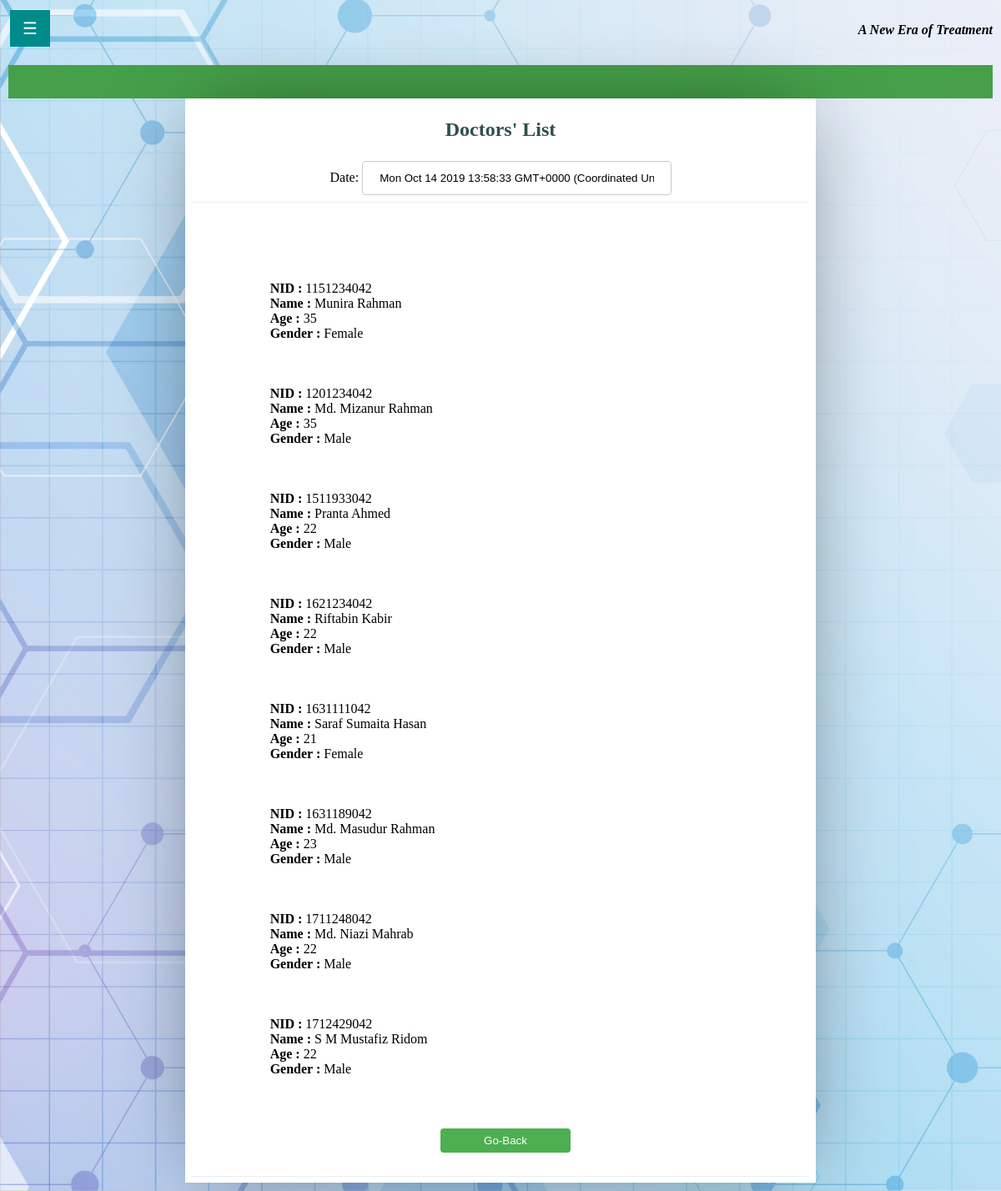
The page /adminPatientList.php (signed in) on the database its author committed.
### tables this page shows
CREATE TABLE `patient` (
  `NID` int(11) NOT NULL,
  `Name` varchar(30) NOT NULL,
  `Age` int(11) NOT NULL,
  `Gender` varchar(10) NOT NULL,
  `Email` varchar(100) NOT NULL,
  `Address` varchar(100) NOT NULL,
  `Pwd` varchar(1000) NOT NULL
);

### adminPatientList.php (the view, shortened to what this page needs)
<!DOCTYPE html>
<html lang="en">
<head>
    <link rel="stylesheet" href="E-Prescription.css">
</head>
<body onload="myFunction()">
<div id="main">
    <button class="openbtn" onclick="openNav()">☰</button>
</div>
<p align="top-right" style="color: greenyellow;padding:0px;
       font-size: 16px;
       color: black;
       text-align:center;
       position: absolute;
       top: 10px;
       right: 10px;"><b><i>A New Era of Treatment</i></b></p>
<div class="column middle">
    <div class="topnav" style="padding: 20px">
    </div>
    <div id="invoice-POS">
        <center id="top">
            <div class="info">
                <h1 style="color:darkslategray;">Doctors' List</h1>
                Date: <input type="text" id="demo"/>
            </div>
        </center>
        <div id="mid">
            <form action="" method="post">
                <div class="cardInner">
                    <?php
                    $link = mysqli_connect("localhost", "root", "", "icare");
                    $sql = "SELECT * FROM patient ";
                    if ($result = mysqli_query($link, $sql)) {
                        if (mysqli_num_rows($result) > 0) {
                            echo "<br><br><br>";
                            while ($row = mysqli_fetch_array($result)) {
                                echo "<label><b>NID :</b> </label>";
                                echo $row['NID'] . "<br>";
                                echo "<label><b>Name : </b> </label>";
                                echo $row['Name'] . "<br>";
                                echo "<label><b>Age :</b>  </label>";
                                echo $row['Age'] . "<br>";
                                echo "<label><b>Gender :</b>  </label>";
                                echo $row['Gender'] . "<br><br>";
                                echo "<br><br>";
                            }
                        } else {
                            echo "<br><br>";
                            echo "<label style='alignment: center'><b>No records matching your query were found.</b> </label>";
                        }
                    } else {
                        echo "ERROR: Could not able to execute $sql. " . mysqli_error($link);
                    }
                    echo "<input type=submit style='width: 25%' formaction='adminHomepage.php'   value=Go-Back>";
                    ?>
                </div>
            </form>
        </div>
    </div>
</body>
</html>

### E-Prescription.css (style rules this page uses)
* { box-sizing: border-box; }
body { margin: 0; background-image: url("index_background.jpg"); background-repeat: no-repeat; background-position: inherit; background-size: cover; }
.column { float: left; padding: 10px; }
.column.middle { width: 100%; }
.topnav { overflow: hidden; background-color: #45a049; }
.cardInner { padding: 20px; margin-top: 20px; border-radius: 5%; margin-left: 10%; }
input[type=text], select { width: 50%; padding: 12px 20px; margin: 8px 0; display: inline-block; border: 1px solid #ccc; border-radius: 4px; box-sizing: border-box; }
input[type=submit] { width: 15%; background-color: #4CAF50; color: white; padding: 7px 10px; margin: 8px 0; border: none; border-radius: 4px; cursor: pointer; }
b { font-weight: bold; }
#invoice-POS { box-shadow: 0 0 1in -0.25in rgba(0, 0, 0, 0.5); padding:2mm; margin: 0 auto; width: 200mm; background: #FFF; }
h1 { font-size: 1.5em; color: black; }
p { font-size: .7em; color: black; line-height: 1.2em; }
#top, #mid,#bot { border-bottom: 1px solid #EEE; }
#top { min-height: 100px; }
#mid { min-height: 350px; }
.info { display: block; //float:left; margin-left: 0; }
.openbtn { font-size: 20px; cursor: pointer; background: darkcyan; color: white; padding: 10px 15px; border: none; }
#main { transition: margin-left .5s; padding: 12px; }

### rows shown on the page
patient: NID "1151234042", Name "Munira Rahman", Age "35", Gender "Female"
patient: NID "1201234042", Name "Md. Mizanur Rahman", Age "35", Gender "Male"
patient: NID "1511933042", Name "Pranta Ahmed", Age "22", Gender "Male"
patient: NID "1621234042", Name "Riftabin Kabir", Age "22", Gender "Male"
patient: NID "1631111042", Name "Saraf Sumaita Hasan", Age "21", Gender "Female"
patient: NID "1631189042", Name "Md. Masudur Rahman", Age "23", Gender "Male"
patient: NID "1711248042", Name "Md. Niazi Mahrab", Age "22", Gender "Male"
patient: NID "1712429042", Name "S M Mustafiz Ridom", Age "22", Gender "Male"
